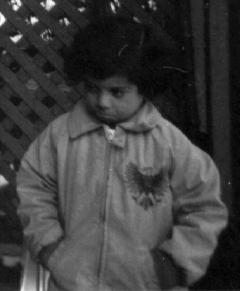
%> input picture p1.jpg, 240 x 291 px
$ octave main.m   (GNU Octave 9; MATLAB toolbox functions it lacks are replaced by stand-ins)
%> lines starting %> are read from the running program, lines starting %| are printed output that depends on the picture
%> further down, I is the input picture: size 291x240x3 uint8; min 0, max 255, mean 61.7
### imgeq.m
%this function accepts a uint8,gray image matrix and return a equalized img
function y = imgeq(I)
    %initialize the output
    y=I;
    %count is the number of pixel values of x
    [count,~] = imhist(I);
%> count = 256 values, max 1537 at index 16, min 0 at index 238, mean 272.8
    total = sum(count);
%> total = 69840
    %P(r) list
    pcount = count/total;
%> pcount = 256 values, max 0.022 at index 16, min 0 at index 238, mean 0.00391
    %create an empty list to hold the equalized pixel value
    e = zeros(256,1);
    %calculate the equalized pixel values
    for i = 1:256
        e(i)=255 * sum(pcount(1:i));
    end
%> after the loop, e = 256 values from 0.0146 to 255
    %change the pixel value of the output img
    for i = 0:255
        t = find(I == i);
        for j = 1:size(t,1)
            y(t(j)) = e(i+1);
        end
    end
%> this loop made 256 passes
%> t on passes 1 to 2: [54546; 54547; 54548; 59800], [58340; 58341; 60807; 65459; 67486; 67487]
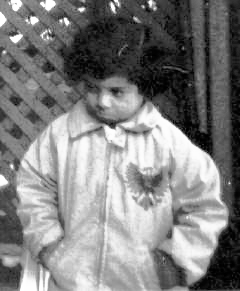
%> y: size 291x240 uint8; min 0, max 255, mean 128.7
end

### main.m
I = imread('p1.jpg');
I = rgb2gray(I);

figure,
subplot(3,2,1), imshow(I), title('Original Image'),
subplot(3,2,2), imhist(I),title('Original Histogram');

I_eq = imgeq(I);
subplot(3,2,3), imshow(I_eq), title('Equalized Image')
subplot(3,2,4), imhist(I_eq), title('Equalized Histogram')

I2=histeq(I);
subplot(3,2,5), imshow(I_eq), title('Equalized Image')
subplot(3,2,6), imhist(I_eq), title('Equalized Histogram')
%> after `title('Equalized Histogram')`:
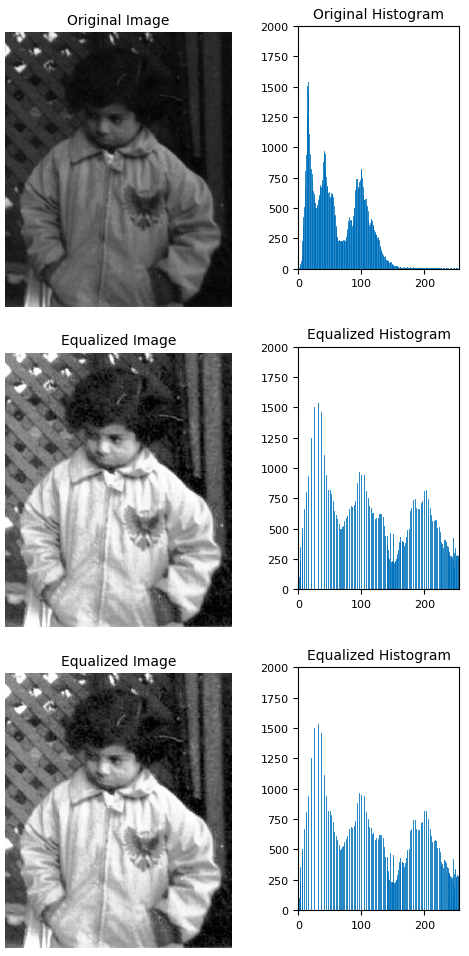
%> figure redrawn from the program's plot data, 6 panels
